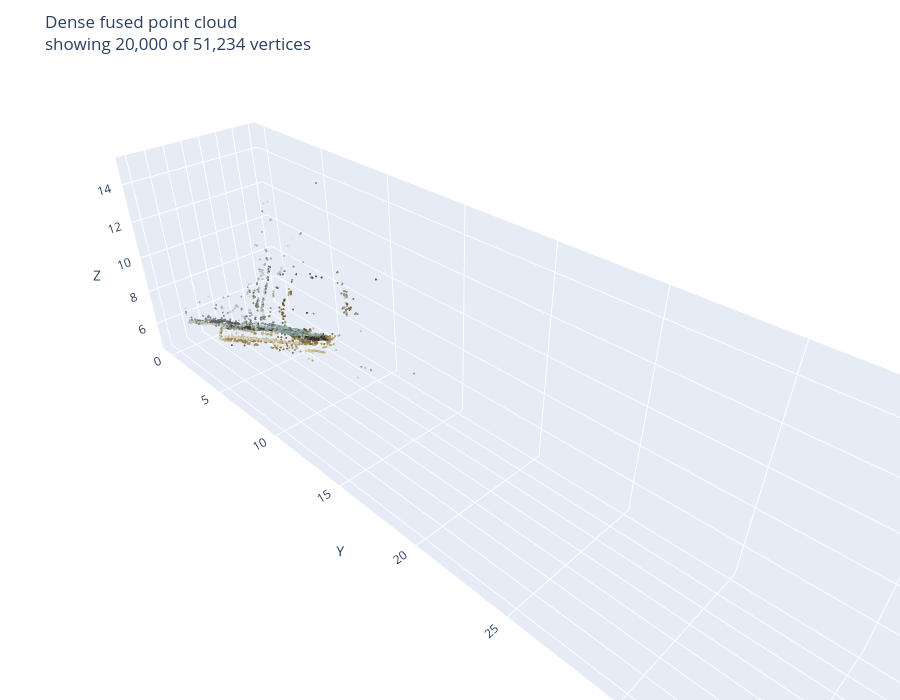

Write notebook code for a chart like this one.
### Markdown cell above
## Step 5. Inspect the dense point cloud

Read the dense fused point cloud directly from the PLY file and show a lightweight interactive Plotly preview. The plot is subsampled so it stays responsive inside the notebook.

### Code cell
def read_ply_header(file_obj):
    header = []
    while True:
        line = file_obj.readline()
        if not line:
            raise ValueError("Invalid PLY file: missing end_header")
        decoded = line.decode("ascii").strip()
        header.append(decoded)
        if decoded == "end_header":
            return header


def ply_element_count(path, element_name):
    with open(path, "rb") as f:
        header = read_ply_header(f)
    for line in header:
        parts = line.split()
        if len(parts) == 3 and parts[:2] == ["element", element_name]:
            return int(parts[2])
    return 0


def read_ply_vertices(path):
    """Read vertex xyz and optional RGB from a simple ascii or binary little-endian PLY."""
    dtype_map = {
        "char": "i1", "int8": "i1",
        "uchar": "u1", "uint8": "u1",
        "short": "<i2", "int16": "<i2",
        "ushort": "<u2", "uint16": "<u2",
        "int": "<i4", "int32": "<i4",
        "uint": "<u4", "uint32": "<u4",
        "float": "<f4", "float32": "<f4",
        "double": "<f8", "float64": "<f8",
    }

    with open(path, "rb") as f:
        header = read_ply_header(f)
        if not header or header[0] != "ply":
            raise ValueError(f"Not a PLY file: {path}")

        format_line = next(line for line in header if line.startswith("format "))
        ply_format = format_line.split()[1]

        vertex_count = 0
        properties = []
        in_vertex = False
        for line in header:
            parts = line.split()
            if len(parts) == 3 and parts[:2] == ["element", "vertex"]:
                vertex_count = int(parts[2])
                in_vertex = True
            elif len(parts) >= 2 and parts[0] == "element":
                in_vertex = False
            elif in_vertex and len(parts) >= 3 and parts[0] == "property" and parts[1] != "list":
                properties.append((parts[2], parts[1]))  # name, type

        if vertex_count == 0:
            return np.empty((0, 3)), None

        if ply_format == "binary_little_endian":
            dtype = np.dtype([(name, dtype_map[type_name]) for name, type_name in properties])
            data = np.fromfile(f, dtype=dtype, count=vertex_count)
            columns = {name: data[name] for name, _ in properties}
        elif ply_format == "ascii":
            table = np.loadtxt(f, max_rows=vertex_count)
            if table.ndim == 1:
                table = table[None, :]
            columns = {name: table[:, i] for i, (name, _) in enumerate(properties)}
        else:
            raise ValueError(f"Unsupported PLY format: {ply_format}")

    points = np.column_stack([columns["x"], columns["y"], columns["z"]]).astype(np.float64)
    colors = None
    if all(name in columns for name in ("red", "green", "blue")):
        colors = np.column_stack([columns["red"], columns["green"], columns["blue"]]).astype(np.float64) / 255.0
    return points, colors


def plot_point_cloud_preview(points, colors=None, max_points=20000, title="Point cloud preview"):
    if len(points) == 0:
        raise ValueError("No points to plot")

    rng = np.random.default_rng(0)
    if len(points) > max_points:
        idx = rng.choice(len(points), size=max_points, replace=False)
        pts = points[idx]
        cols = colors[idx] if colors is not None else None
    else:
        pts = points
        cols = colors

    if cols is not None:
        marker_color = [f"rgb({int(255*r)},{int(255*g)},{int(255*b)})" for r, g, b in cols]
        marker = dict(size=1.2, color=marker_color, opacity=0.85)
    else:
        marker = dict(size=1.2, color=pts[:, 2], colorscale="Viridis", opacity=0.85,
                      colorbar=dict(title="Z"))

    fig = go.Figure(data=[go.Scatter3d(
        x=pts[:, 0], y=pts[:, 1], z=pts[:, 2],
        mode="markers",
        marker=marker,
    )])
    fig.update_layout(
        title=f"{title}<br>showing {len(pts):,} of {len(points):,} vertices",
        height=700,
        margin=dict(l=0, r=0, b=0, t=55),
        scene=dict(
            xaxis_title="X",
            yaxis_title="Y",
            zaxis_title="Z",
            aspectmode="data",
        ),
    )
    fig.show()


fused_path = RECON_DIR / "dense" / "fused.ply"
assert fused_path.exists(), f"Missing: {fused_path}"
points, colors = read_ply_vertices(fused_path)
print(f"Dense cloud: {len(points):,} points")
plot_point_cloud_preview(points, colors, title="Dense fused point cloud")

### Figure 1 — Plotly figure (JSON) as saved in the notebook; plotly's stock layout.template omitted (floating-point values rounded to 4 significant figures; data arrays with more than 128 entries replaced by an {"elided": "..."} marker saying what was removed)
{"data": [{"marker": {"color": {"elided": "20000 str values"}, "opacity": 0.85, "size": 1.2}, "mode": "markers", "type": "scatter3d", "x": {"elided": "20000 float values"}, "y": {"elided": "20000 float values"}, "z": {"elided": "20000 float values"}}], "layout": {"height": 700, "margin": {"b": 0, "l": 0, "r": 0, "t": 55}, "scene": {"aspectmode": "data", "xaxis": {"title": {"text": "X"}}, "yaxis": {"title": {"text": "Y"}}, "zaxis": {"title": {"text": "Z"}}}, "title": {"text": "Dense fused point cloud<br>showing 20,000 of 51,234 vertices"}}}
